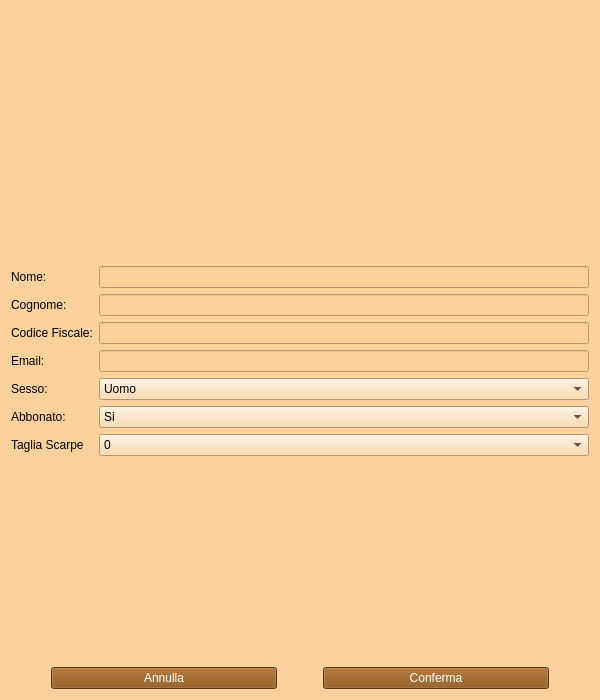
<?xml version="1.0" encoding="UTF-8"?>
<ui version="4.0">
 <class>Form</class>
 <widget class="QWidget" name="Form">
  <property name="geometry">
   <rect>
    <x>0</x>
    <y>0</y>
    <width>600</width>
    <height>700</height>
   </rect>
  </property>
  <property name="minimumSize">
   <size>
    <width>600</width>
    <height>700</height>
   </size>
  </property>
  <property name="maximumSize">
   <size>
    <width>600</width>
    <height>700</height>
   </size>
  </property>
  <property name="windowTitle">
   <string>Form</string>
  </property>
  <property name="styleSheet">
   <string notr="true">background-color: #FCD19C</string>
  </property>
  <layout class="QVBoxLayout" name="verticalLayout_2">
   <item>
    <layout class="QVBoxLayout" name="verticalLayout">
     <item>
      <layout class="QHBoxLayout" name="horizontalLayout"/>
     </item>
     <item>
      <spacer name="verticalSpacer">
       <property name="orientation">
        <enum>Qt::Vertical</enum>
       </property>
       <property name="sizeType">
        <enum>QSizePolicy::Fixed</enum>
       </property>
       <property name="sizeHint" stdset="0">
        <size>
         <width>20</width>
         <height>100</height>
        </size>
       </property>
      </spacer>
     </item>
     <item>
      <layout class="QFormLayout" name="formLayout">
       <property name="formAlignment">
        <set>Qt::AlignLeading|Qt::AlignLeft|Qt::AlignVCenter</set>
       </property>
       <item row="2" column="0">
        <widget class="QLabel" name="label_15">
         <property name="text">
          <string>Nome:</string>
         </property>
        </widget>
       </item>
       <item row="2" column="1">
        <widget class="QLineEdit" name="textNome"/>
       </item>
       <item row="3" column="0">
        <widget class="QLabel" name="label_21">
         <property name="text">
          <string>Cognome:</string>
         </property>
        </widget>
       </item>
       <item row="3" column="1">
        <widget class="QLineEdit" name="textCognome"/>
       </item>
       <item row="5" column="0">
        <widget class="QLabel" name="label_16">
         <property name="text">
          <string>Codice Fiscale:</string>
         </property>
        </widget>
       </item>
       <item row="5" column="1">
        <widget class="QLineEdit" name="textCF"/>
       </item>
       <item row="6" column="0">
        <widget class="QLabel" name="label_17">
         <property name="text">
          <string>Email:</string>
         </property>
        </widget>
       </item>
       <item row="6" column="1">
        <widget class="QLineEdit" name="textEmail"/>
       </item>
       <item row="7" column="0">
        <widget class="QLabel" name="label_18">
         <property name="text">
          <string>Sesso:</string>
         </property>
        </widget>
       </item>
       <item row="7" column="1">
        <widget class="QComboBox" name="comboBoxSesso">
         <item>
          <property name="text">
           <string>Uomo</string>
          </property>
         </item>
         <item>
          <property name="text">
           <string>Donna</string>
          </property>
         </item>
         <item>
          <property name="text">
           <string>Preferisco non specificare</string>
          </property>
         </item>
        </widget>
       </item>
       <item row="9" column="0">
        <widget class="QLabel" name="label_19">
         <property name="text">
          <string>Abbonato:</string>
         </property>
        </widget>
       </item>
       <item row="9" column="1">
        <widget class="QComboBox" name="comboBoxAbbonato">
         <property name="editable">
          <bool>false</bool>
         </property>
         <property name="currentText">
          <string>Si</string>
         </property>
         <property name="currentIndex">
          <number>0</number>
         </property>
         <item>
          <property name="text">
           <string>Si</string>
          </property>
         </item>
         <item>
          <property name="text">
           <string>No</string>
          </property>
         </item>
        </widget>
       </item>
       <item row="10" column="0">
        <widget class="QLabel" name="label_20">
         <property name="text">
          <string>Taglia Scarpe</string>
         </property>
        </widget>
       </item>
       <item row="10" column="1">
        <widget class="QComboBox" name="comboBoxTagliaScarpe">
         <property name="editable">
          <bool>false</bool>
         </property>
         <property name="currentText">
          <string>0</string>
         </property>
         <property name="currentIndex">
          <number>0</number>
         </property>
         <item>
          <property name="text">
           <string>0</string>
          </property>
         </item>
         <item>
          <property name="text">
           <string>38</string>
          </property>
         </item>
         <item>
          <property name="text">
           <string>39</string>
          </property>
         </item>
         <item>
          <property name="text">
           <string>40</string>
          </property>
         </item>
         <item>
          <property name="text">
           <string>41</string>
          </property>
         </item>
         <item>
          <property name="text">
           <string>42</string>
          </property>
         </item>
         <item>
          <property name="text">
           <string>43</string>
          </property>
         </item>
         <item>
          <property name="text">
           <string>44</string>
          </property>
         </item>
         <item>
          <property name="text">
           <string>45</string>
          </property>
         </item>
        </widget>
       </item>
      </layout>
     </item>
     <item>
      <spacer name="verticalSpacer_2">
       <property name="orientation">
        <enum>Qt::Vertical</enum>
       </property>
       <property name="sizeType">
        <enum>QSizePolicy::Fixed</enum>
       </property>
       <property name="sizeHint" stdset="0">
        <size>
         <width>20</width>
         <height>50</height>
        </size>
       </property>
      </spacer>
     </item>
     <item>
      <layout class="QHBoxLayout" name="horizontalLayout_2">
       <item>
        <spacer name="horizontalSpacer_2">
         <property name="orientation">
          <enum>Qt::Horizontal</enum>
         </property>
         <property name="sizeType">
          <enum>QSizePolicy::Maximum</enum>
         </property>
         <property name="sizeHint" stdset="0">
          <size>
           <width>40</width>
           <height>20</height>
          </size>
         </property>
        </spacer>
       </item>
       <item>
        <widget class="QPushButton" name="annullaButton">
         <property name="styleSheet">
          <string notr="true">color: white;  background-color: #874B0F</string>
         </property>
         <property name="text">
          <string>Annulla</string>
         </property>
        </widget>
       </item>
       <item>
        <spacer name="horizontalSpacer">
         <property name="orientation">
          <enum>Qt::Horizontal</enum>
         </property>
         <property name="sizeType">
          <enum>QSizePolicy::Maximum</enum>
         </property>
         <property name="sizeHint" stdset="0">
          <size>
           <width>40</width>
           <height>20</height>
          </size>
         </property>
        </spacer>
       </item>
       <item>
        <widget class="QPushButton" name="confermaButton">
         <property name="styleSheet">
          <string notr="true">color: white;  background-color: #874B0F</string>
         </property>
         <property name="text">
          <string>Conferma</string>
         </property>
        </widget>
       </item>
       <item>
        <spacer name="horizontalSpacer_3">
         <property name="orientation">
          <enum>Qt::Horizontal</enum>
         </property>
         <property name="sizeType">
          <enum>QSizePolicy::Maximum</enum>
         </property>
         <property name="sizeHint" stdset="0">
          <size>
           <width>40</width>
           <height>20</height>
          </size>
         </property>
        </spacer>
       </item>
      </layout>
     </item>
    </layout>
   </item>
  </layout>
 </widget>
 <resources/>
 <connections/>
</ui>
